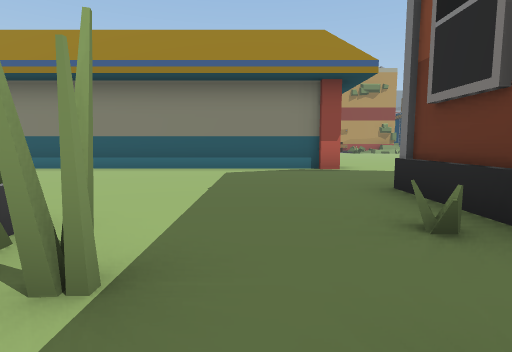
[1] (above)

21 first-person views from a walk through a 3-D level made in the Unity game engine. The camera is 1.2 m above the floor, tilts 6° down and sees 80° across. The floor is counted in squares, 2 m on a side. Each view is taken from the middle of a square. On the plan, view 1 faces up. The plan holds only what a view shows up to about 9 squares ahead; the rest is blank. The place goes on beyond the plan.

[2]
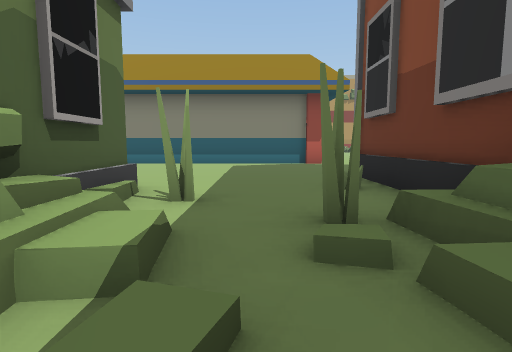

[3]
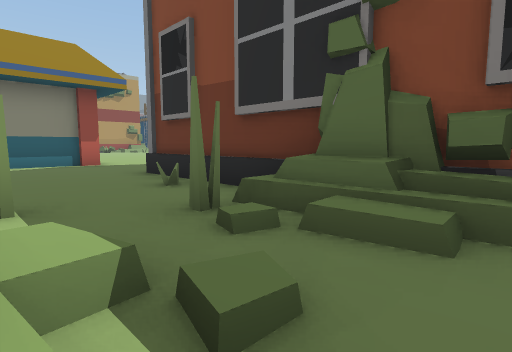

[4]
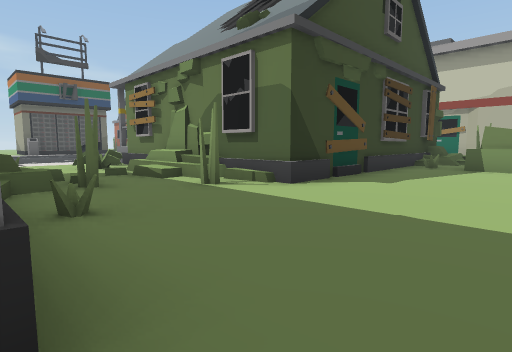

[5]
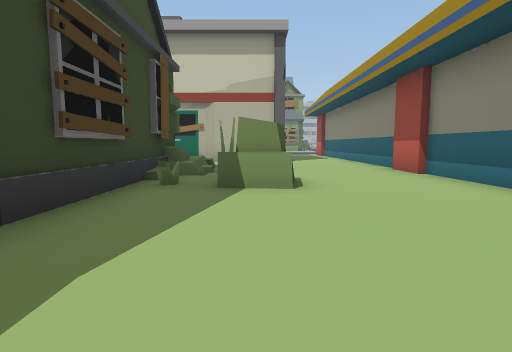

[6]
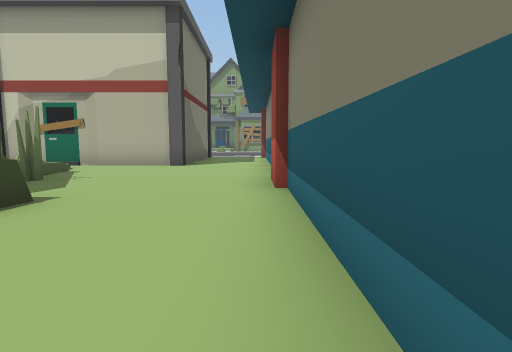

[7]
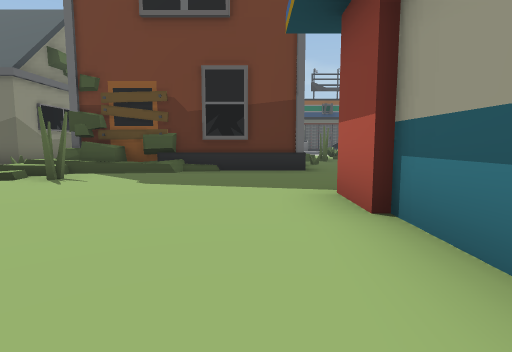

[8]
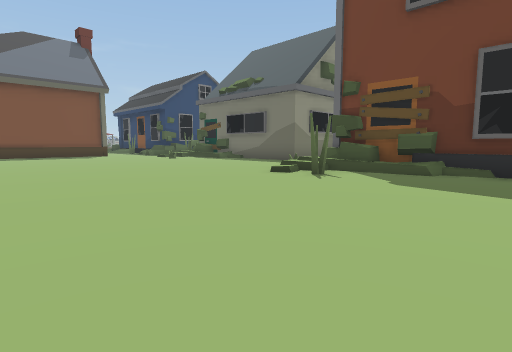

[9]
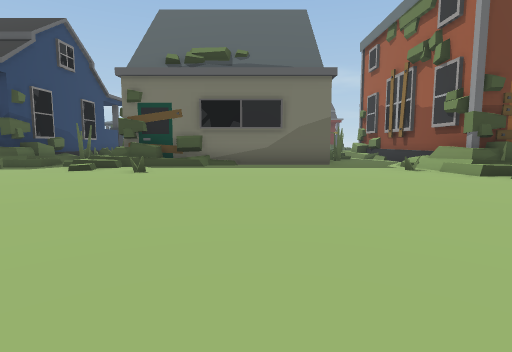

[10]
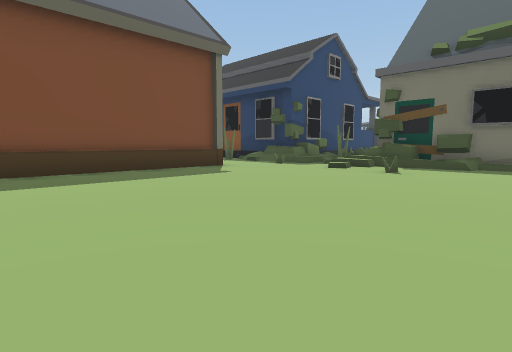

[11]
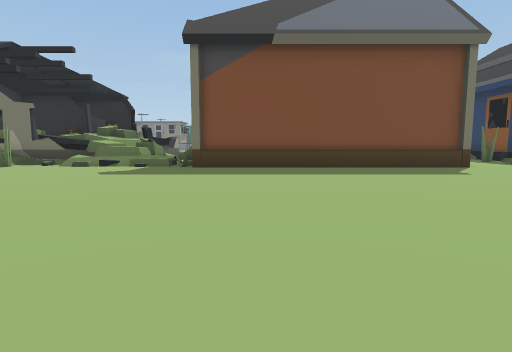

[12]
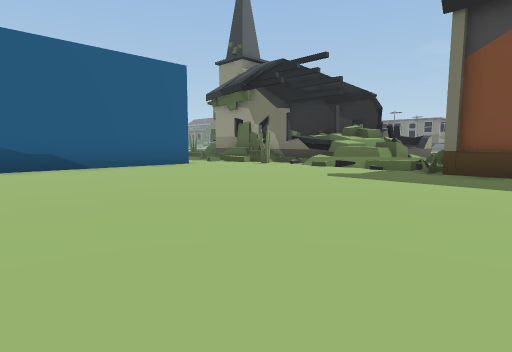

[13]
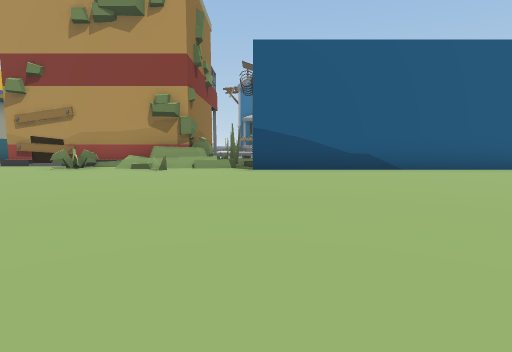

[14]
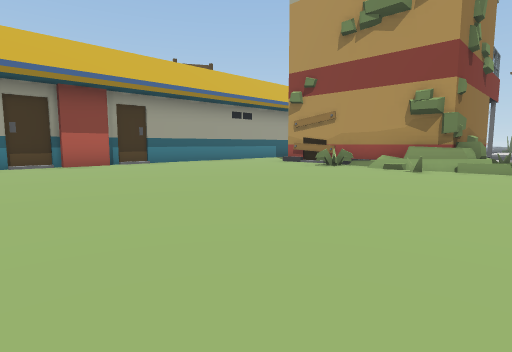

[15]
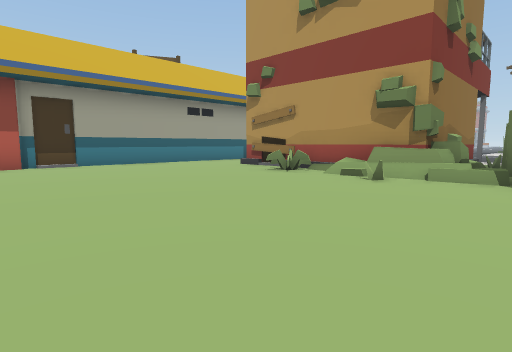

[16]
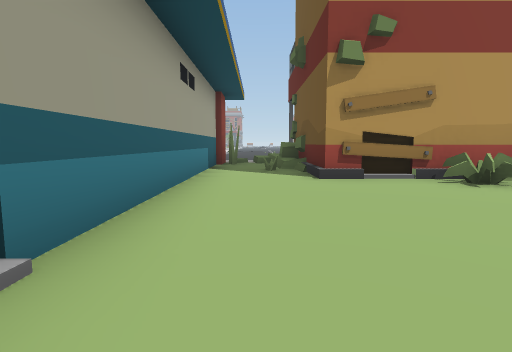

[17]
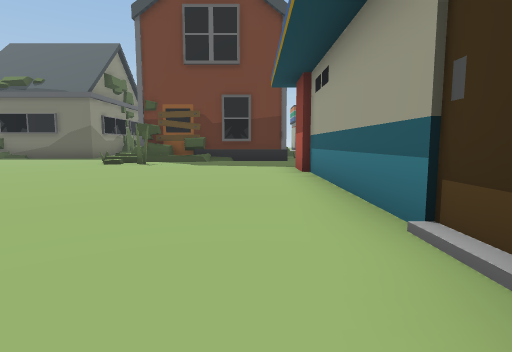

[18]
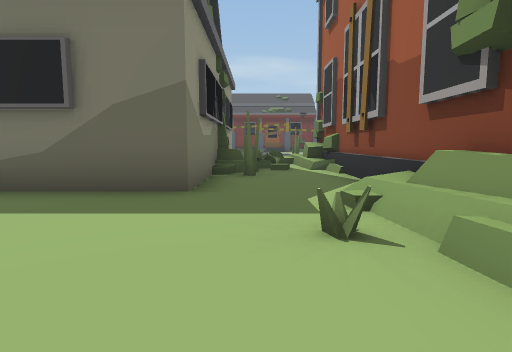

[19]
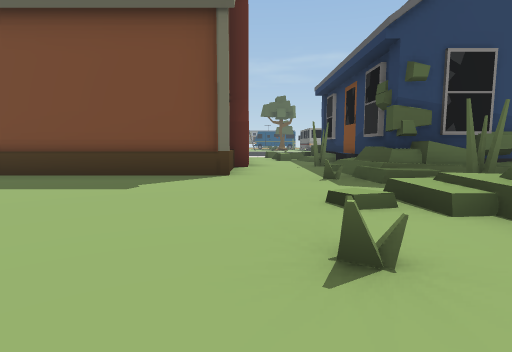

[20]
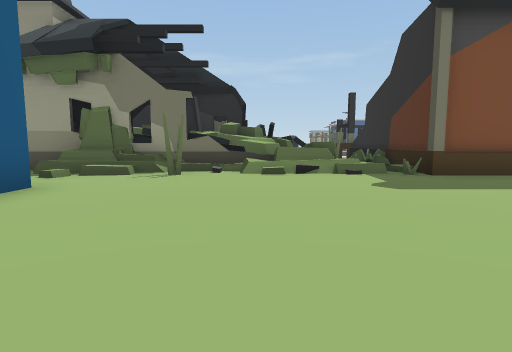

[21]
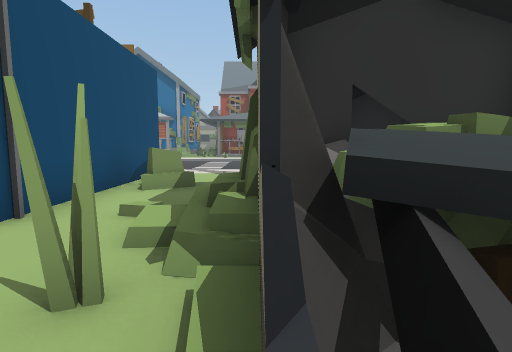

### Floor plan
Key: @ floor where view 1 was taken; # wall or solid block; x gap in a wall; . floor; / step, stairs or slope; = window, fence, low wall or low ledge; ^ raised ledge; O other object.
Columns run from 13 left of view 1 to 21 right of it. Each row starts with its distance up from view 1.
 25                                ..
 24                #.#    #.      #..
 23                ..#    #.      # .
 22                ..##   #/      #^.
 21                ...#####/#     #..##
 20                ....##/x/#     #./#^
 19                ....=/.=.#######./#^
 18                .................##^
 17               #..................#^
 16               #.................//^
 15               ##................/^^
 14               ##................/x^
 13               #.................#O#
 12                .................OOO
 11               #.......  ........OO
 10               #.................OO
  9               #.................OO
  8 ###############.................OO
  7 ................................OO
  6 ....................#/..........#OO
  5 #...................//.............
  4 #.....#........######=......././...
  3 #.//#..........#    #/.....///////#
  2 #.//########..=#    #..########/###
  1 #          ##..#    #..#       =#
  0 #          ##@/#    #.##        #
 -1            #///#    #.##
 -2            #/./#    #.=#

Positions as (right, up) in squares from view 1, and headings:
1: (0, 0), facing up
2: (0, -2), facing up
3: (-1, -2), facing up-right
4: (2, 5), facing down-left
5: (-2, 4), facing left
6: (-4, 7), facing left
7: (3, 11), facing down
8: (3, 11), facing down-right
9: (12, 11), facing down
10: (12, 11), facing down-right
11: (11, 11), facing right
12: (12, 11), facing up-right
13: (11, 12), facing up
14: (11, 12), facing up-left
15: (11, 14), facing up-left
16: (3, 15), facing up
17: (3, 15), facing down
18: (9, 6), facing down
19: (13, 5), facing right
20: (13, 16), facing right
21: (20, 16), facing up
